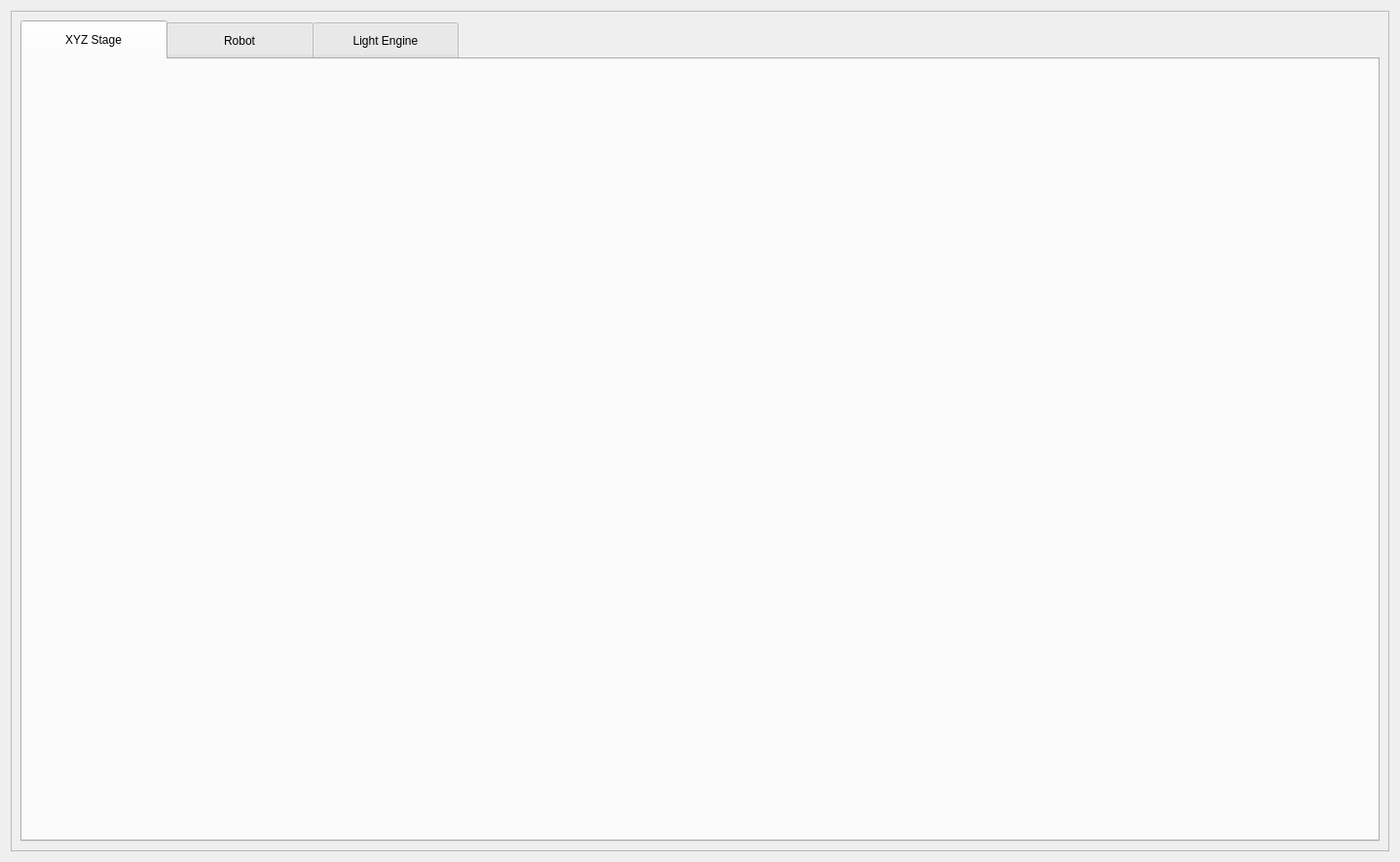
<?xml version="1.0" encoding="UTF-8"?>
<ui version="4.0">
 <class>Form</class>
 <widget class="QWidget" name="Form">
  <property name="geometry">
   <rect>
    <x>0</x>
    <y>0</y>
    <width>1438</width>
    <height>885</height>
   </rect>
  </property>
  <property name="windowTitle">
   <string>Form</string>
  </property>
  <layout class="QGridLayout" name="gridLayout_3">
   <item row="0" column="0">
    <widget class="QFrame" name="frame_2">
     <property name="frameShape">
      <enum>QFrame::StyledPanel</enum>
     </property>
     <property name="frameShadow">
      <enum>QFrame::Raised</enum>
     </property>
     <layout class="QGridLayout" name="gridLayout">
      <item row="0" column="0">
       <widget class="QTabWidget" name="tabWidget">
        <property name="styleSheet">
         <string notr="true">QTabBar::tab {
    height: 40%;  /* Adjust the percentage as needed */
    width: 150%;  /* Adjust the percentage as needed */

}</string>
        </property>
        <property name="currentIndex">
         <number>0</number>
        </property>
        <widget class="QWidget" name="xyzStageTab">
         <attribute name="title">
          <string>XYZ Stage</string>
         </attribute>
        </widget>
        <widget class="QWidget" name="robotTab">
         <attribute name="title">
          <string>Robot</string>
         </attribute>
        </widget>
        <widget class="QWidget" name="lightEngineTab">
         <attribute name="title">
          <string>Light Engine</string>
         </attribute>
        </widget>
       </widget>
      </item>
     </layout>
    </widget>
   </item>
  </layout>
 </widget>
 <resources>
  <include location="../resources/resource.qrc"/>
 </resources>
 <connections/>
</ui>
